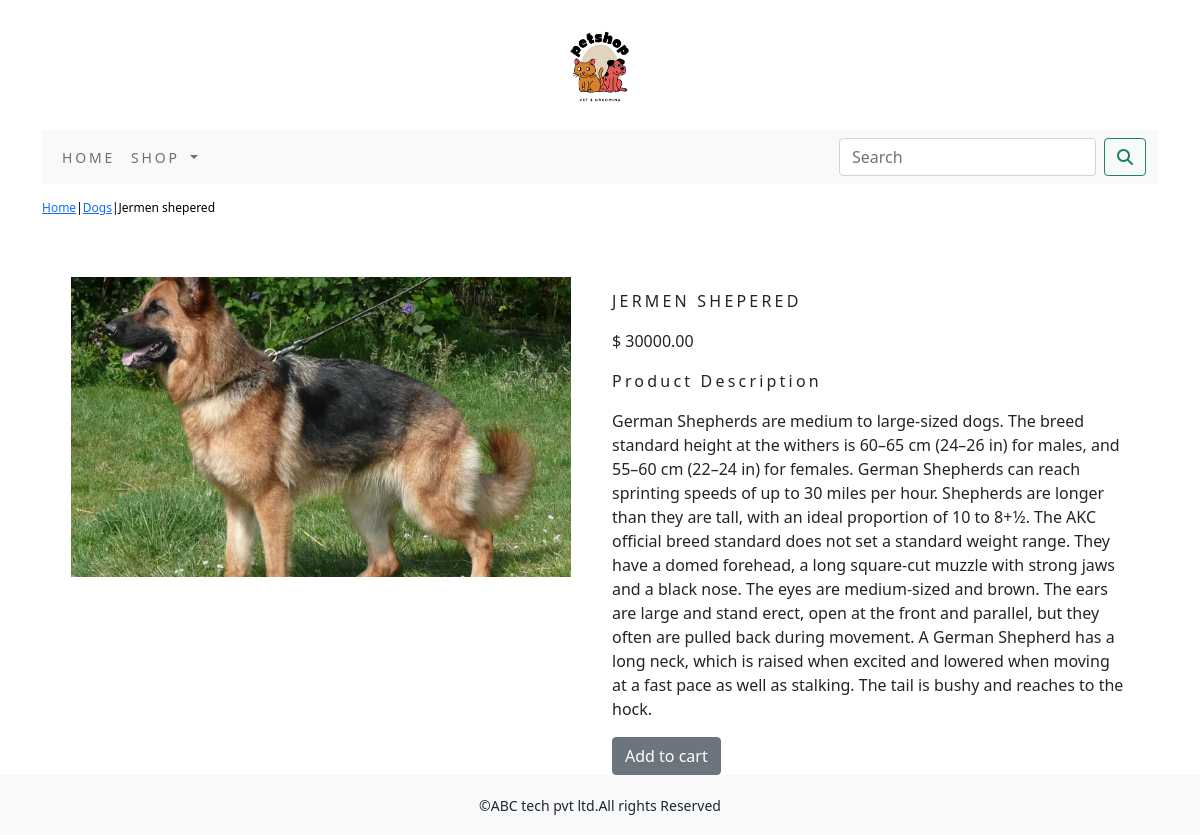
The app's page /shop/dogs/jermen-shepered/ with its own data.
### shop/models.py (models this page shows, shortened)
class Product(models.Model):
    name=models.CharField(max_length=250,unique=True)
    slug=models.SlugField(max_length=250,unique=True)
    description=models.TextField(blank=True)
    price=models.DecimalField(max_digits=10,decimal_places=2)
    category=models.ForeignKey(Category,on_delete=models.CASCADE)
    image=models.ImageField(upload_to='product',blank=True)
    stock=models.IntegerField()
    available=models.BooleanField(default=True)
    created=models.DateTimeField(auto_now_add=True)
    updated=models.DateTimeField(auto_now=True)
    class Meta:
        ordering=('name',)
        verbose_name='product'
        verbose_name_plural='products'

class Category(models.Model):
    name=models.CharField(max_length=250,unique=True)
    slug=models.SlugField(max_length=250,unique=True)
    description=models.TextField(blank=True)
    image = models.ImageField(upload_to='category', blank=True)
    class Meta:
        ordering=('name',)
        verbose_name='category'
        verbose_name_plural='categories'
    def __str__(self):
        return '{}'.format(self.name)
    def get_url(self):
       return reverse('shop:product_by_category',args=[self.slug])

### shop/views.py (the view)
# urls.py: path('<slug:c_slug>/<slug:product_slug>/', views.proDetail, name='prodCatdetail')
def proDetail(request,c_slug,product_slug):
    try:
        product=Product.objects.get(category__slug=c_slug,slug=product_slug)
    except Exception as e:
        raise e
    return render(request,'product.html',{'product':product})

### cart/context_processors.py (called while the page is built)
def counter(request):
    item_count=0
    if 'admin' in request.path:
        return {}
    else:
        try:
            cart=Cart.objects.filter(cart_id=_cart_id(request))
            car_items=CartItem.objects.all().filter(cart=cart[:1])
            for cart_item in car_items:
                item_count += cart_item.quantity
        except Cart.DoesNotExist:
            item_count =0
        return dict(item_count=item_count)

### cart/views.py (called while the page is built)
def _cart_id(request):
    cart=request.session.session_key
    if not cart:
        cart=request.session.create()
    return cart

### shop/context_processors.py (called while the page is built)
def menu_links(request):
    links=Category.objects.all()
    return dict(links=links)

### template/product.html (shortened to what this page needs)
{% extends 'base.html' %}
{% load static %}
{% block content %}
<div class="row my_prod_row_class">
  <div class="mx_auto">
    <p><a href="{% url 'shop:allProdCat' %}">Home</a>|<a href="{{product.category.get_url}}">{{product.category}}</a>|{{product.name}}</p>
  </div>
</div>
<div class="container">
<br>
<div class="row">
  <div class="col-12 col-sm-12 col-md-12 col-lg-6 text-center">
    <div style="min-width:18rem">
      <img src="{{product.image.url}}" alt="{{product.name}}" width="500px;" height="300px;">
    </div>
  </div>
    <div class="col-12 col-sm-12 col-md-12 col-lg-6">
      <div>
      <h1 class="my_prod_title">{{product.name}}</h1>
      <p>$ {{product.price}}</p>
      <p class="my_title">Product Description</p>
      <p class="text-justify my_prod_text">{{product.description}}</p>
      {% if product.stock <= 0 %}
        <p class="text-justify my_prod_text"><b>Out of stock</b></p>
      {% else %}
        <a class="btn btn-secondary" href="{% url 'cart:add_cart' product.id %}">Add to cart</a>
      {% endif %}
      </div>
    </div>
  </div>
</div>
{% endblock %}

### static/css/custom.css (style rules this page uses)
body { font-family: 'Roboto', sans-serif; }
.my_title { font-size:16px; text_transform:uppercase; letter-spacing: .2em; }
.my_prod_row_class { padding-top:15px; padding-bottom:20px; }
.my_prod_row_class .mx_auto { color:#000; font-size:12px; text-decoration:none; }
.my_prod_title { font-size:16px; text-transform:uppercase; letter-spacing:.2em; padding-top:15px; padding-bottom:10px; }
.my_prod_text { padding-right:20px; }

### records on screen
Product: category "Dogs", name "Jermen shepered", image (picture), name "JERMEN SHEPERED", price "30000.00", description "German Shepherds are medium to large-sized dogs. The breed standard height at the withers is 60–65 cm (24–26 in) for males, and 55–60 cm (22–24 in) for females. German Shepherds can reach sprinting speeds of up to 30 miles per hour. Shepherds are longer than they are tall, with an ideal proportion of 10 to 8+1⁄2. The AKC official breed standard does not set a standard weight range. They have a domed forehead, a long square-cut muzzle with strong jaws and a black nose. The eyes are medium-sized and brown. The ears are large and stand erect, open at the front and parallel, but they often are pulled back during movement. A German Shepherd has a long neck, which is raised when excited and…"
